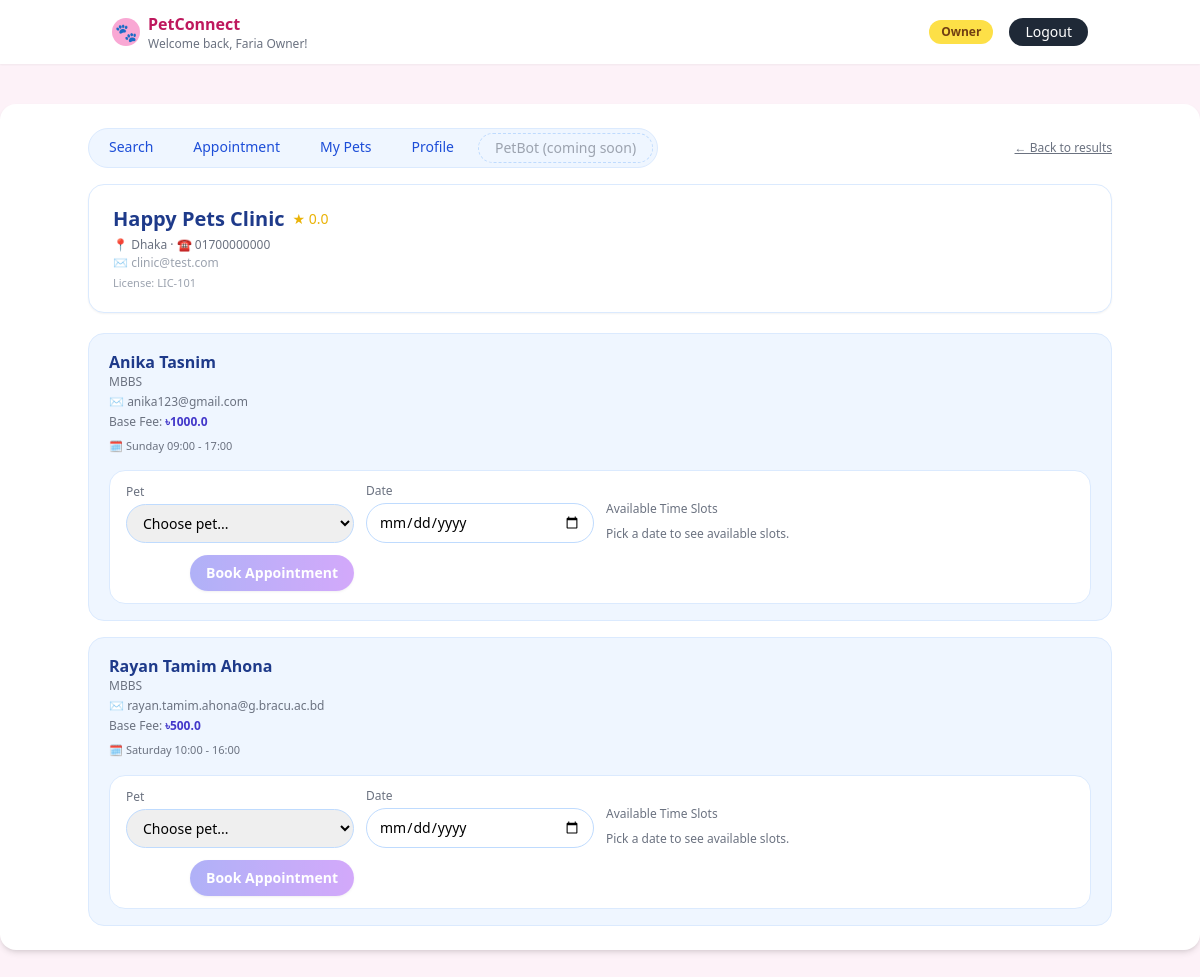
Page /owner/clinic/1 (signed in) on the committed database.
### tables this page shows
CREATE TABLE owners (
    id INTEGER PRIMARY KEY AUTOINCREMENT,
    user_id INTEGER NOT NULL UNIQUE,
    name TEXT NOT NULL,
    email TEXT NOT NULL,
    location TEXT NOT NULL DEFAULT '',
    password TEXT NOT NULL DEFAULT '', is_premium INTEGER DEFAULT 0, subscription_expiry TEXT, reward_points INTEGER DEFAULT 0,
    FOREIGN KEY (user_id) REFERENCES users(id)
);

CREATE TABLE clinics (
    id INTEGER PRIMARY KEY AUTOINCREMENT,
    user_id INTEGER NOT NULL UNIQUE,
    name TEXT NOT NULL,
    license_number TEXT NOT NULL,
    email TEXT NOT NULL,
    contact_number TEXT NOT NULL,
    location TEXT NOT NULL,
    FOREIGN KEY (user_id) REFERENCES users(id)
);

CREATE TABLE doctors (
    id INTEGER PRIMARY KEY AUTOINCREMENT,
    clinic_id INTEGER NOT NULL,
    name TEXT NOT NULL,
    email TEXT NOT NULL,
    base_fee REAL NOT NULL,
    qualifications TEXT NOT NULL,
    rating REAL DEFAULT 0,
    weekly_schedule TEXT NOT NULL,
    FOREIGN KEY (clinic_id) REFERENCES clinics(id)
);

### app.py (the view)
@app.route("/owner/clinic/<int:clinic_id>")
def owner_clinic_detail(clinic_id):
    guard = _require_owner()
    if guard:
        return guard
    conn = _get_conn()
    cur = conn.cursor()
    cur.execute(
        """
        SELECT
            c.*,
            COALESCE(AVG(d.rating), 0) AS clinic_rating
        FROM clinics c
        LEFT JOIN doctors d ON d.clinic_id = c.id
        WHERE c.id = ?
        GROUP BY c.id
        """,
        (clinic_id,),
    )
    clinic = cur.fetchone()
    if not clinic:
        conn.close()
        flash("Clinic not found.", "danger")
        return redirect(url_for("owner_search"))
    cur.execute(
        """
        SELECT *
        FROM doctors
        WHERE clinic_id = ?
        ORDER BY name
        """,
        (clinic_id,),
    )
    doctors = cur.fetchall()
    owner = _get_owner_for_current_user(conn)
    if not owner:
        conn.close()
        flash("Owner profile not found.", "danger")
        return redirect(url_for("owner_dashboard"))
    cur.execute(
        """
        SELECT *
        FROM pets
        WHERE owner_id = ?
        ORDER BY name
        """,
        (owner["id"],),
    )
    pets = cur.fetchall()
    conn.close()
    today = _dt2.now().strftime("%Y-%m-%d")
    return render_template(
        "owner_clinic_detail.html",
        clinic=clinic,
        doctors=doctors,
        pets=pets,
        doctor_slots={},
        today=today
    )

### app.py (called while the page is built)
def _get_conn():
    conn = _sqlite3.connect(DB_PATH)
    conn.row_factory = _sqlite3.Row
    return conn

def _require_owner():
    if not session.get("user_id") or session.get("role") != "owner":
        flash("Please log in as a pet owner to access this page.", "warning")
        return redirect(url_for("login"))
    return None

def _get_owner_for_current_user(conn):
    user_id = session.get("user_id")
    if not user_id:
        return None
    cur = conn.cursor()
    cur.execute("SELECT * FROM owners WHERE user_id = ?", (user_id,))
    return cur.fetchone()

### templates/owner_clinic_detail.html (shortened to what this page needs)
{% extends "base.html" %}
{% block content %}
<div class="max-w-5xl mx-auto">
  <div class="flex items-center justify-between mb-4">
    <div class="flex space-x-2 bg-blue-50 rounded-full px-1 py-1 text-sm border border-blue-100">
      <a href="{{ url_for('owner_search') }}"
         class="px-4 py-1 rounded-full text-blue-700 hover:bg-blue-100">
        Search
      </a>
      <a href="{{ url_for('owner_appointments') }}"
         class="px-4 py-1 rounded-full text-blue-700 hover:bg-blue-100">
        Appointment
      </a>
      <a href="{{ url_for('owner_dashboard', tab='pets') }}"
         class="px-4 py-1 rounded-full text-blue-700 hover:bg-blue-100">
        My Pets
      </a>
      <a href="{{ url_for('owner_dashboard', tab='owner') }}"
         class="px-4 py-1 rounded-full text-blue-700 hover:bg-blue-100">
        Profile
      </a>
      <span class="px-4 py-1 rounded-full text-gray-400 bg-blue-50 border border-dashed border-blue-200">
        PetBot (coming soon)
      </span>
    </div>
    <a href="{{ url_for('owner_search') }}"
       class="text-xs text-gray-500 hover:text-indigo-600 underline">
      &larr; Back to results
    </a>
  </div>
  <div class="bg-white rounded-2xl border border-blue-100 shadow-sm px-6 py-5 mb-5">
    <div class="flex justify-between items-start">
      <div>
        <div class="flex items-center space-x-2">
          <h2 class="text-xl font-semibold text-blue-900">{{ clinic['name'] }}</h2>
          <span class="text-yellow-500 text-sm">
            ★ {{ '%.1f'|format(clinic['clinic_rating'] or 0) }}
          </span>
        </div>
        <p class="text-xs text-gray-500 mt-1">
          📍 {{ clinic['location'] }}{% if clinic['contact_number'] %} &middot; ☎ {{ clinic['contact_number'] }}{% endif %}
        </p>
        {% if clinic['email'] %}
          <p class="text-xs text-gray-400 mt-0.5">✉ {{ clinic['email'] }}</p>
        {% endif %}
        <p class="text-[11px] text-gray-400 mt-1">
          License: {{ clinic['license_number'] }}
        </p>
      </div>
    </div>
  </div>
  {% if doctors %}
    <div class="space-y-4">
      {% for d in doctors %}
        <div class="bg-blue-50 rounded-2xl border border-blue-100 px-5 py-4">
          <div class="flex justify-between items-start">
            <div>
              <h3 class="font-semibold text-blue-900">{{ d['name'] }}</h3>
              <p class="text-xs text-gray-500">{{ d['qualifications'] }}</p>
              <p class="text-xs text-gray-500 mt-1">✉ {{ d['email'] }}</p>
              <p class="text-xs text-gray-500 mt-1">
                Base Fee: <span class="font-semibold text-indigo-700">৳{{ d['base_fee'] }}</span>
              </p>
              {% if d['weekly_schedule'] %}
                <p class="text-[11px] text-gray-500 mt-2">
                  🗓 {{ d['weekly_schedule'] }}
                </p>
              {% endif %}
            </div>
          </div>
          <form method="post"
                action="{{ url_for('book_appointment', clinic_id=clinic['id'], doctor_id=d['id']) }}"
                class="mt-4 grid grid-cols-1 md:grid-cols-4 gap-3 items-end bg-white rounded-2xl border border-blue-100 px-4 py-3 slot-form"
                data-doctor-id="{{ d['id'] }}">
            <div>
              <label class="block text-xs text-gray-500 mb-1">Pet</label>
              <select name="pet_id"
                      class="w-full border border-blue-200 rounded-full px-3 py-2 text-sm">
                <option value="">Choose pet...</option>
              </select>
            </div>
            <div>
              <label class="block text-xs text-gray-500 mb-1">Date</label>
              <input type="date"
                    name="date"
                    required
                    min="{{ today }}"
                    class="w-full border border-blue-200 rounded-full px-3 py-2 text-sm date-input">
            </div>
            <div class="md:col-span-2">
              <label class="block text-xs text-gray-500 mb-1">Available Time Slots</label>
              <p class="slot-empty text-[12px] text-gray-500 mt-1 hidden">
                Pick a date to see available slots.
              </p>
            </div>
            <div class="flex justify-end mt-3 md:mt-0">
              <button type="submit"
                      class="submit-btn px-4 py-2 w-full md:w-auto rounded-full bg-gradient-to-r from-indigo-500 to-purple-500 text-white text-sm font-semibold shadow hover:shadow-md transition disabled:opacity-50 disabled:cursor-not-allowed"
                      disabled>
                Book Appointment
              </button>
            </div>
          </form>
        </div>
      {% endfor %}
    </div>
  {% else %}
    <div class="bg-white rounded-2xl border border-dashed border-blue-200 p-8 text-center text-sm text-gray-500">
      No doctors are listed for this clinic yet.
    </div>
  {% endif %}
</div>
{% endblock %}

### templates/base.html (shortened to what this page needs)
<!DOCTYPE html>
<html lang="en">
<head>
  <script src="https://cdn.tailwindcss.com"></script>
</head>
<body class="bg-pink-50">
  <header class="bg-white shadow-sm">
    <div class="max-w-5xl mx-auto px-6 py-3 flex items-center justify-between">
      <div class="flex items-center space-x-2">
        <div class="w-7 h-7 rounded-full bg-pink-300 flex items-center justify-center">
          <span class="text-white text-lg">🐾</span>
        </div>
        <div>
          <p class="font-semibold text-pink-700">PetConnect</p>
          {% if session.get('user_name') %}
            <p class="text-xs text-gray-500">Welcome back, {{ session.get('user_name') }}!</p>
          {% endif %}
        </div>
      </div>
      <nav class="flex items-center space-x-4 text-sm">
        {% if session.get('user_id') %}
          <span class="px-3 py-1 rounded-full bg-yellow-300 text-xs font-semibold text-yellow-900">
            {{ session.get('role')|capitalize }}
          </span>
          <a href="{{ url_for('logout') }}"
             class="px-4 py-1 rounded-full bg-gray-800 text-white text-sm hover:bg-black transition">
            Logout
          </a>
        {% endif %}
      </nav>
    </div>
  </header>
  <main class="min-h-screen">
    <div class="max-w-7xl mx-auto mt-10">
      <div class="bg-white rounded-2xl shadow-md px-8 py-6">
        {% block content %}{% endblock %}
      </div>
    </div>
  </main>
</body>
</html>

### rows in the picture
owners: get "Faria Owner"
clinics: name "Happy Pets Clinic", location "Dhaka", contact_number "01700000000", email "clinic@test.com", license_number "LIC-101"
doctors: name "Anika Tasnim", qualifications "MBBS", email "anika123@gmail.com", base_fee "1000.0", weekly_schedule "Sunday 09:00 - 17:00"
doctors: name "Rayan Tamim Ahona", qualifications "MBBS", email "rayan.tamim.ahona@g.bracu.ac.bd", base_fee "500.0", weekly_schedule "Saturday 10:00 - 16:00"

### other values in the picture
{{ session.get('role')|capitalize }} "Owner"
{{ '%.1f'|format(clinic['clinic_rating'] or 0) }} "0.0"
